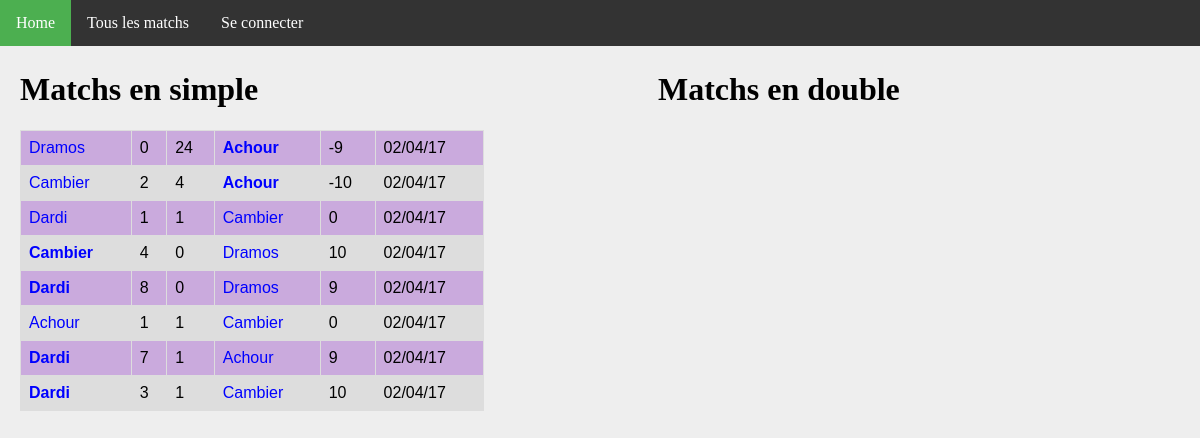
Before: /matchs/ with the older database file.
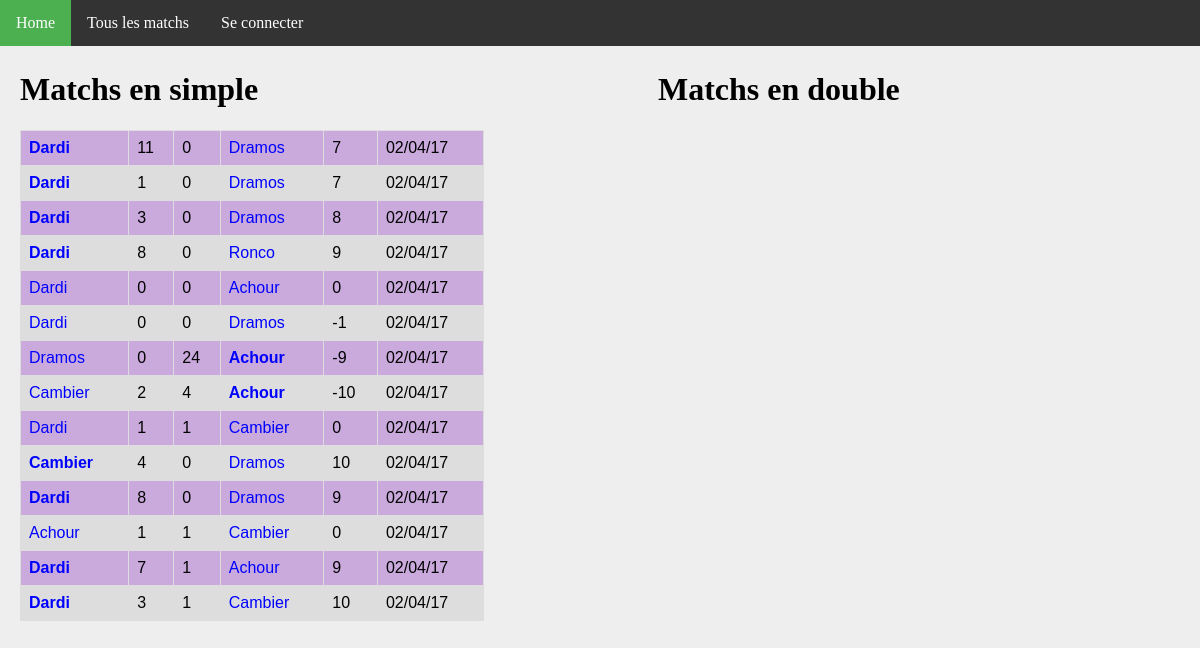
After: the same page with the newer database file.
### ranking/models.py (models this page shows, shortened)
class MatchSimple(models.Model):
    domicile = models.ForeignKey('Joueur', related_name = 'dom')
    exterieur = models.ForeignKey('Joueur', related_name = 'exte')
    date = models.DateTimeField(auto_now=True)
    buts_domicile = models.IntegerField(default=0)
    buts_exterieur = models.IntegerField(default=0)
    points = models.IntegerField(default=0)
    @property
    def winner(self):
        if self.buts_domicile > self.buts_exterieur:
            return 1.
        elif self.buts_domicile < self.buts_exterieur:
            return 0.
        else:
            return 0.5

class Joueur(models.Model):
    user = models.OneToOneField(User, on_delete=models.CASCADE)
    pseudo = models.CharField(max_length = 50, default="Pax lambda")
    simple_score = models.IntegerField(default=500)
    simple_rang = models.IntegerField(default=0)
    simple_victoires = models.IntegerField(default=0)
    simple_nuls = models.IntegerField(default=0)
    simple_defaites = models.IntegerField(default=0)
    simple_buts_pour = models.IntegerField(default=0)
    simple_buts_contre = models.IntegerField(default=0)
    double_score = models.IntegerField(default=500)
    double_rang = models.IntegerField(default=0)
    double_victoires = models.IntegerField(default=0)
    double_nuls = models.IntegerField(default=0)
    double_defaites = models.IntegerField(default=0)
    double_buts_pour = models.IntegerField(default=0)
    double_buts_contre = models.IntegerField(default=0)

### ranking/views.py (the view)
# urls.py: url(r'^matchs/$', views.all_matchs, name='matchs'),
def all_matchs(request):
    context = {
        'simple_matchs': MatchSimple.objects.order_by('-date').all(),
        'double_matchs': MatchDouble.objects.order_by('-date').all(),
    }
    return render(request, 'all_matchs.html', context)

### ranking/templates/all_matchs.html (shortened to what this page needs)
{% extends 'base.html' %}
{% block body %}
<div id="column1" style="float:left; margin:0; width:40%;">
    <h1>Matchs en simple</h1>
    <table>
        {% for m in simple_matchs %}
        <tr>
            <td {% if m.winner == 1 %} style='font-weight:bold'{% endif %} >
                <a href="{% url 'joueur' m.domicile.id %}">{{m.domicile.pseudo}}</a>
            </td>
            <td>{{m.buts_domicile}}</td>
            <td>{{m.buts_exterieur}}</td>
            <td {% if m.winner == 0 %} style='font-weight:bold'{% endif %} >
                <a href="{% url 'joueur' m.exterieur.id %}">{{m.exterieur.pseudo}}</a>
            </td>
            <td>{{m.points}}</td>
            <td>{{m.date | date:'d/m/y'}}</td>
        </tr>
        {% endfor %}
    </table>
</div>
<div id="column2" style="float:left; margin-left:15%;width:40%;">
<h1>Matchs en double</h1>
</div>
{% endblock %}

Changed rows visible on the page:
added MatchSimple: domicile.pseudo "Dardi", buts_domicile "11", buts_exterieur "0", exterieur.pseudo "Dramos", points "7", date "02/04/17"
added MatchSimple: domicile.pseudo "Dardi", buts_domicile "1", buts_exterieur "0", exterieur.pseudo "Dramos", points "7", date "02/04/17"
added MatchSimple: domicile.pseudo "Dardi", buts_domicile "3", buts_exterieur "0", exterieur.pseudo "Dramos", points "8", date "02/04/17"
added MatchSimple: domicile.pseudo "Dardi", buts_domicile "8", buts_exterieur "0", exterieur.pseudo "Ronco", points "9", date "02/04/17"
added MatchSimple: domicile.pseudo "Dardi", buts_domicile "0", buts_exterieur "0", exterieur.pseudo "Achour", points "0", date "02/04/17"
added MatchSimple: domicile.pseudo "Dardi", buts_domicile "0", buts_exterieur "0", exterieur.pseudo "Dramos", points "-1", date "02/04/17"
